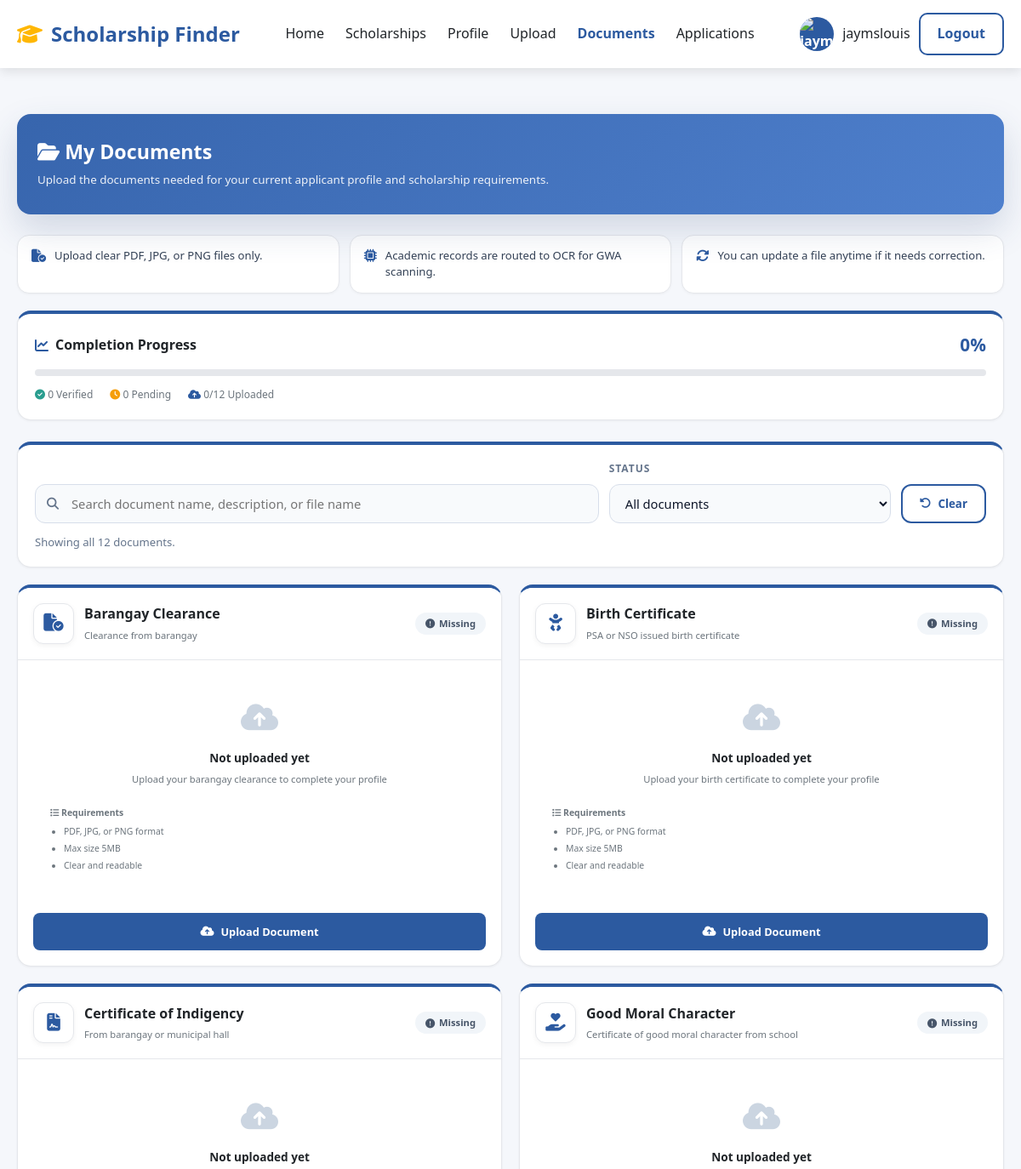
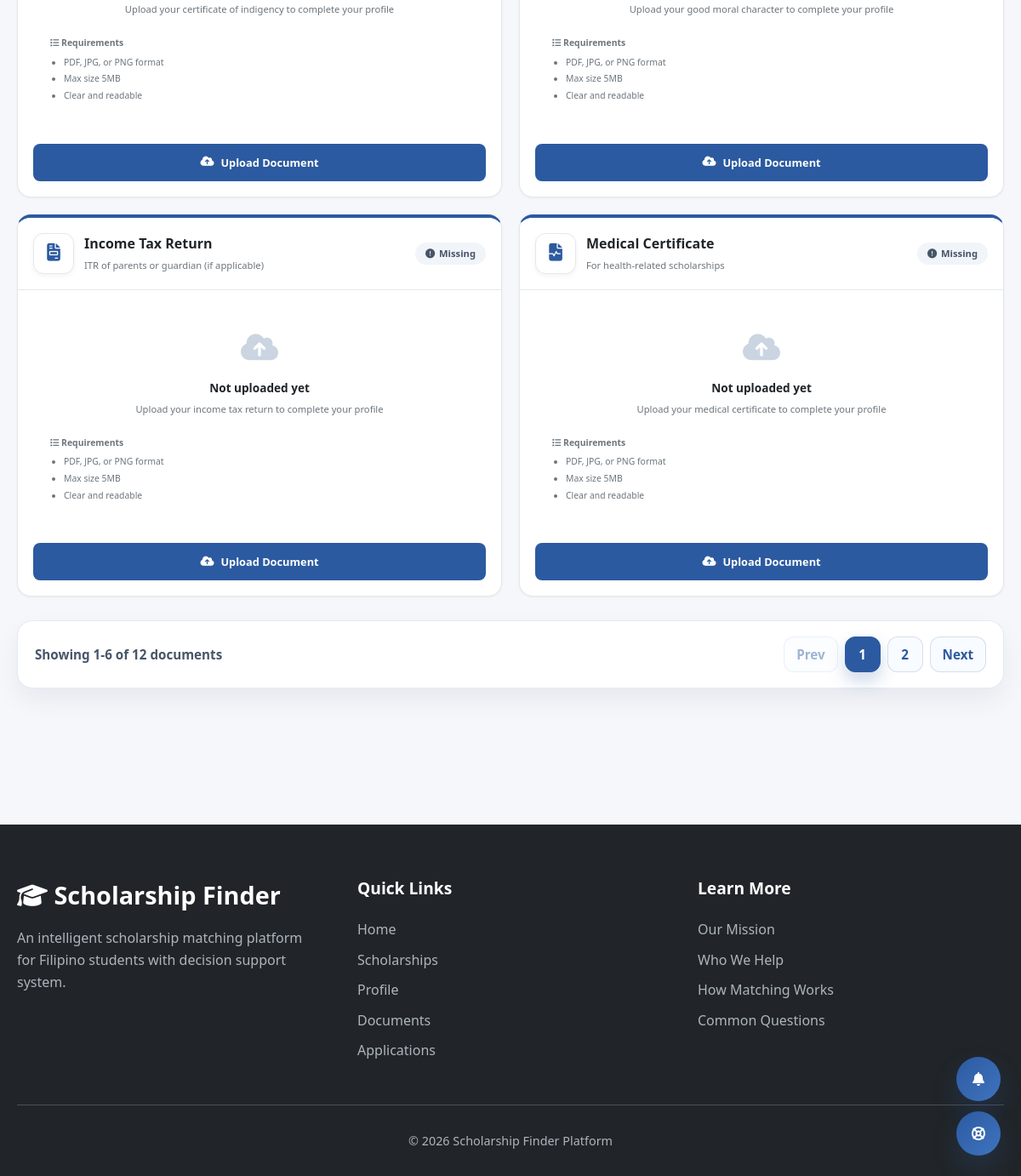
Screenshot of /View/documents.php (signed in) with the database file from the repository (2 pictures, top to bottom).
### tables this page shows
CREATE TABLE `document_types` (
  `id` int(11) NOT NULL,
  `code` varchar(50) NOT NULL,
  `name` varchar(100) NOT NULL,
  `description` text DEFAULT NULL,
  `max_size` int(11) DEFAULT 5242880,
  `allowed_types` varchar(255) DEFAULT 'pdf,jpg,jpeg,png'
);

### View/documents.php (the view, shortened to what the rows shown need)
<?php
require_once __DIR__ . '/../app/Config/init.php';
require_once __DIR__ . '/../app/Models/UserDocument.php';
$documentModel = new UserDocument($pdo);
$userDocuments = $documentModel->getUserDocuments($userId, true);
$documentTypes = $documentModel->getDocumentTypes();
function isAcademicDocumentCard(string $documentType): bool
{
    return in_array(strtolower(trim($documentType)), ['grades', 'form_138'], true);
}
$normalizedApplicantType = strtolower(trim((string) ($userApplicantType ?? '')));
$isIncomingFreshman = $normalizedApplicantType === 'incoming_freshman';
$isCurrentCollegeApplicant = in_array($normalizedApplicantType, ['current_college', 'transferee', 'continuing_student'], true);
if ($isIncomingFreshman) {
    $documentTypes = array_values(array_filter($documentTypes, static function (array $type): bool {
        return (string) ($type['code'] ?? '') !== 'grades';
    }));
    $documentPageNote = 'Upload the documents needed for your current applicant profile and scholarship requirements.';
} elseif ($isCurrentCollegeApplicant) {
    $documentTypes = array_values(array_filter($documentTypes, static function (array $type): bool {
        return (string) ($type['code'] ?? '') !== 'form_138';
    }));
} else {
    $documentPageNote = 'Select and upload the documents that match your current scholarship profile.';
}
?>
<!DOCTYPE html>
<html lang="en">
<head>
    <link rel="stylesheet" href="https://cdnjs.cloudflare.com/ajax/libs/font-awesome/6.4.0/css/all.min.css">
    <link rel="stylesheet" href="https://cdn.jsdelivr.net/npm/sweetalert2@11/dist/sweetalert2.min.css">
    <link rel="stylesheet" href="<?php echo htmlspecialchars(assetUrl('public/css/style.css')); ?>">
    <link rel="stylesheet" href="<?php echo htmlspecialchars(assetUrl('public/css/dashboard.css')); ?>">
    <link rel="stylesheet" href="<?php echo htmlspecialchars(assetUrl('public/css/document.css')); ?>">
    <link rel="stylesheet" href="<?php echo htmlspecialchars(assetUrl('public/css/card-pagination.css')); ?>">
</head>
<body>
    <?php include 'layout/header.php'; ?>
    <section class="dashboard user-page-shell">
        <div class="container">
            <div class="documents-page-header app-page-hero">
                <div class="documents-header-copy app-page-hero-copy">
                    <h2><i class="fas fa-folder-open"></i> My Documents</h2>
                </div>
            </div>
            <div id="documentsGrid" class="documents-grid" data-pagination="cards" data-page-size="6" data-item-selector=".doc-card" data-pagination-label="documents">
                <?php foreach ($documentTypes as $type):
                    $docType = $type['code'];
                    $docName = $docType === 'form_138' ? 'Form 137/138' : $type['name'];
                    $docIcon = $type['icon'] ?? 'file-lines';
                    $docDescription = $type['description'] ?? '';
                    $uploadedDoc = isset($userDocuments[$docType]) ? $userDocuments[$docType] : null;
                    $status = $uploadedDoc ? $uploadedDoc['status'] : 'missing';
                    $isAcademicDocument = isAcademicDocumentCard($docType);
                    $fileUrl = $uploadedDoc ? resolveStoredFileUrl($uploadedDoc['file_path'] ?? null, '../') : null;
                    $filePreviewType = $uploadedDoc ? studentDocumentPreviewType($uploadedDoc['file_path'] ?? null, $uploadedDoc['file_name'] ?? null) : 'document';
                    $statusIcon = $status == 'verified' ? 'check-circle' :
                                 ($status == 'pending' ? 'clock' :
                                 ($status == 'rejected' ? 'times-circle' : 'exclamation-circle'));
                    $reviewerNote = $uploadedDoc ? extractReviewerDocumentNote($uploadedDoc['admin_notes'] ?? null) : '';
                    $rejectionReason = $uploadedDoc ? trim((string) ($uploadedDoc['rejection_reason'] ?? '')) : '';
                    $searchIndex = strtolower(trim(implode(' ', array_filter([
                        $docName,
                        $docType,
                        $docDescription,
                        $uploadedDoc['file_name'] ?? ''
                    ]))));
                ?>
                <div
                    class="doc-card"
                    id="doc-card-<?php echo $docType; ?>"
                    data-document-name="<?php echo htmlspecialchars(strtolower($docName)); ?>"
                    data-document-type="<?php echo htmlspecialchars(strtolower($docType)); ?>"
                    data-document-description="<?php echo htmlspecialchars(strtolower($docDescription)); ?>"
                    data-document-status="<?php echo htmlspecialchars(strtolower($status)); ?>"
                    data-document-file="<?php echo htmlspecialchars(strtolower((string) ($uploadedDoc['file_name'] ?? ''))); ?>"
                    data-document-search-index="<?php echo htmlspecialchars($searchIndex); ?>"
                >
                    <div class="doc-card-header">
                        <div class="doc-info">
                            <div class="doc-icon">
                                <i class="fas fa-<?php echo $docIcon; ?>"></i>
                            </div>
                            <div class="doc-title">
                                <h4><?php echo htmlspecialchars($docName); ?></h4>
                                <p><?php echo htmlspecialchars($docDescription); ?></p>
                            </div>
                        </div>
                        <span class="status-badge <?php echo $status; ?>">
                            <i class="fas fa-<?php echo $statusIcon; ?>"></i>
                            <?php echo ucfirst($status); ?>
                        </span>
                    </div>
                    <div class="doc-card-body">
                        <?php if ($uploadedDoc): ?>
                            <div class="uploaded-preview">
                                <i class="fas fa-<?php echo strpos($uploadedDoc['mime_type'], 'pdf') !== false ? 'file-pdf' : 'file-image'; ?>"></i>
                                <div class="file-details">
                                    <div class="file-name"><?php echo htmlspecialchars($uploadedDoc['file_name']); ?></div>
                                    <div class="file-meta">
                                        <?php echo round($uploadedDoc['file_size'] / 1024, 2); ?> KB |
                                        Uploaded <?php echo date('M d, Y', strtotime($uploadedDoc['uploaded_at'])); ?>
                                    </div>
                                </div>
                            </div>
                            <?php if ($status == 'rejected' && $rejectionReason !== ''): ?>
                            <div class="rejection-note">
                                <i class="fas fa-exclamation-circle"></i>
                                <strong>Reason:</strong> <?php echo htmlspecialchars($rejectionReason); ?>
                            </div>
                            <?php endif; ?>
                            <?php if ($reviewerNote !== ''): ?>
                            <div class="reviewer-note">
                                <i class="fas fa-note-sticky"></i>
                                <strong>Reviewer Note:</strong> <?php echo nl2br(htmlspecialchars($reviewerNote)); ?>
                            </div>
                            <?php endif; ?>
                            <?php if ($isAcademicDocument): ?>
                            <div class="academic-upload-note">
                                <i class="fas fa-microchip"></i>
                                Academic documents are updated through the OCR upload page so your GWA can be scanned automatically.
                            </div>
                            <?php endif; ?>
                            <div class="doc-actions">
                                <?php if ($fileUrl !== null): ?>
                                <button
                                    type="button"
                                    class="btn btn-outline btn-sm"
                                    data-file-preview-trigger="true"
                                    data-file-url="<?php echo htmlspecialchars($fileUrl); ?>"
                                    data-file-type="<?php echo htmlspecialchars($filePreviewType); ?>"
                                    data-file-name="<?php echo htmlspecialchars((string) ($uploadedDoc['file_name'] ?? $docName)); ?>"
                                >
                                    <i class="fas fa-eye"></i> View File
                                </button>
                                <?php else: ?>
                                <button type="button" class="btn btn-outline btn-sm" disabled>
                                    <i class="fas fa-file-circle-xmark"></i> File Unavailable
                                </button>
                                <?php endif; ?>
                                <?php if ($isAcademicDocument): ?>
                                <a
                                    href="upload.php?from=documents&document_type=<?php echo urlencode($docType); ?>"
                                    class="btn btn-primary btn-sm"
                                >
                                    <i class="fas fa-microchip"></i> Update with OCR
                                </a>
                                <?php else: ?>
                                <button
                                    type="button"
                                    class="btn btn-primary btn-sm"
                                    onclick="openUploadModal('<?php echo $docType; ?>', '<?php echo htmlspecialchars($docName); ?>', 'update')"
                                >
                                    <i class="fas fa-rotate"></i> Update File
                                </button>
                                <?php endif; ?>
                            </div>
                        <?php else: ?>
                            <div class="missing-state">
                                <div class="missing-icon">
                                    <i class="fas fa-cloud-upload-alt"></i>
                                </div>
                                <h5>Not uploaded yet</h5>
                                <p>Upload your <?php echo strtolower(htmlspecialchars($docName)); ?> to complete your profile</p>
                                <div class="requirements-mini">
                                    <h6><i class="fas fa-list"></i> Requirements</h6>
                                    <ul>
                                        <li>PDF, JPG, or PNG format</li>
                                        <li>Max size 5MB</li>
                                        <li>Clear and readable</li>
                                    </ul>
                                </div>
                            </div>
                            <div class="doc-actions">
                                <?php if ($isAcademicDocument): ?>
                                <a href="upload.php?from=documents&document_type=<?php echo urlencode($docType); ?>" class="btn btn-primary btn-sm">
                                    <i class="fas fa-microchip"></i> Scan & Upload
                                </a>
                                <?php else: ?>
                                <button class="btn btn-primary btn-sm" onclick="openUploadModal('<?php echo $docType; ?>', '<?php echo htmlspecialchars($docName); ?>')">
                                    <i class="fas fa-cloud-upload-alt"></i> Upload Document
                                </button>
                                <?php endif; ?>
                            </div>
                        <?php endif; ?>
                    </div>
                </div>
                <?php endforeach; ?>
            </div>
        </div>
    </section>
</body>
</html>

### rows the page displays
document_types: name "Barangay Clearance", description "Clearance from barangay", status "Missing", docName "barangay clearance"
document_types: name "Birth Certificate", description "PSA or NSO issued birth certificate", status "Missing", docName "birth certificate"
document_types: name "Certificate of Indigency", description "From barangay or municipal hall", status "Missing", docName "certificate of indigency"
document_types: name "Good Moral Character", description "Certificate of good moral character from school", status "Missing", docName "good moral character"
document_types: name "Income Tax Return", description "ITR of parents or guardian (if applicable)", status "Missing", docName "income tax return"
document_types: name "Medical Certificate", description "For health-related scholarships", status "Missing", docName "medical certificate"

### other values shown
$headerUserName "jaymslouis"
$documentPageNote "Upload the documents needed for your current applicant profile and scholarship requirements."
$completion "0"
$verifiedCount "0"
$pendingCount "0"
$totalUploaded "0"
$totalTypes "12"
